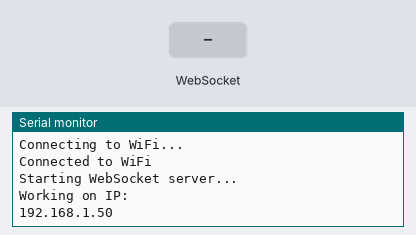
Simulated run of this sketch. Board: ESP32. Shown: the last lines printed to the serial monitor. Wiring (inferred from the names in the program): 3×3 keypad with keys 1 2 3 4 5 6 7 8 9 (labels assumed): rows GPIO 1, GPIO 7, GPIO 8; columns GPIO 20, GPIO 10, GPIO 0. The inputs (shaded band) are chosen by the test bench. WiFi joins after 1.5 s; servers stay silent unless stated.

Above: at 3.2 s.
3.3 s: WebSocket text "1" received
At 3.9 s:
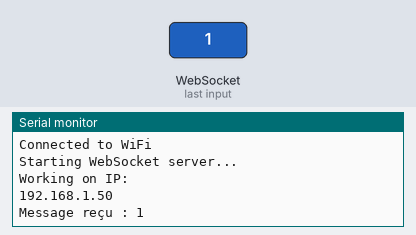
4.8 s: WebSocket text "0" received
At 6.2 s:
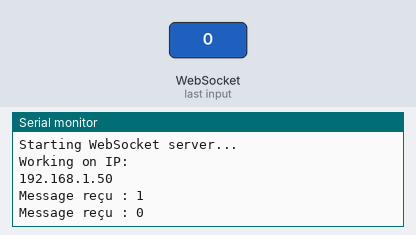

Measured:
- after the input at 3.3 s, the serial monitor: prints a new line at once (image 1)
- after the input at 4.8 s, the serial monitor: prints a new line at once (image 2)

The sketch:

websocket.ino
```cpp
#include <WiFi.h>
#include <WebSocketsServer.h>

const char* ssid = "PoleDeVinci_IFT";   //Wifi id and pswd TO CHANGE
const char* password = "*c.r4UV@VfPn_0";
WebSocketsServer webSocket = WebSocketsServer(80);

void WebSocketSetup(){
  WiFi.begin(ssid, password);
  while (WiFi.status() != WL_CONNECTED) {
    delay(1000);
    Serial.println("Connecting to WiFi...");
  }
  Serial.println("Connected to WiFi");
  Serial.println("Starting WebSocket server...");
  webSocket.begin();
  webSocket.onEvent(onWebSocketEvent);
  Serial.println("Working on IP: ");
  Serial.println(WiFi.localIP());
}

void onWebSocketEvent(uint8_t num, WStype_t type, uint8_t * payload, size_t length) {
  // Handle WebSocket events here
  if (type == WStype_TEXT) {
      // Message reçu
      String message = (char *)payload;
      // Traitement du message
      Serial.println("Message reçu : " + message);

      // Send a response back to the client
      webSocket.sendTXT(num, "Message reçu et traité !");
    }
}

// Declaring the pins of the columns and rows of the button matrix
const int ROW_PINS[] = {7, 8, 1};  // CHANGE accroding to connections
const int COL_PINS[] = {20, 10, 0};  // CHANGE accroding to connections

// Declaring the button actions in a 2D array
const char* buttonMatrix[3][3] = {
  {"Up",    "Right", "A"},   // Row 0: Up, , Right, A
  {"Left",  "Select", "B"},  // Row 1: Left, Select, B
  {"Down",  nullptr, nullptr}  // Row 2: Down,
};

void ButtonSetup(){
  // Setup Rows as output and Columns as input
  for (int row = 0; row < 3; row++) {
    pinMode(ROW_PINS[row], OUTPUT);
    digitalWrite(ROW_PINS[row], HIGH); // Initialise rows at HIGH
  }
  for (int col = 0; col < 3; col++) {
    pinMode(COL_PINS[col], INPUT_PULLUP); // Use internal pull up resistors for columns
  }
}

String ButtonAction(int row, int col) {
  // Check if the row and column are within the valid range
  if (row >= 0 && row < 3 && col >= 0 && col < 3) {
    const char* action = buttonMatrix[row][col];
    if (action != nullptr) {
      return String(action);
    } else {
      return "No Action";  // In case the button doesn't map to an action
    }
  } else {
    return "Invalid";  // Return error if row/col are out of bounds
  }
}

void setup() {
  Serial.begin(115200);
  WebSocketSetup();
  ButtonSetup();
}

void loop() {
  webSocket.loop();

  // Scann button matrix
  for (int row = 0; row < 3; row++) {
    // Seting the current line to LOW
    digitalWrite(ROW_PINS[row], LOW);

    for (int col = 0; col < 3; col++) {
      if (digitalRead(COL_PINS[col]) == LOW) {  //Button Press
        String btnAction = ButtonAction(row, col);
        webSocket.broadcastTXT(btnAction);
        delay(200);  // slight delay to avoid rebounce
      }
    }
    // Setting current line back to HIGH
    digitalWrite(ROW_PINS[row], HIGH);
  }
}
```
